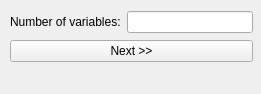
<?xml version="1.0" encoding="UTF-8"?>
<ui version="4.0">
 <class>MainWindow</class>
 <widget class="QMainWindow" name="MainWindow">
  <property name="geometry">
   <rect>
    <x>0</x>
    <y>0</y>
    <width>261</width>
    <height>94</height>
   </rect>
  </property>
  <property name="windowTitle">
   <string>MainWindow</string>
  </property>
  <widget class="QWidget" name="centralwidget">
   <widget class="QWidget" name="layoutWidget">
    <property name="geometry">
     <rect>
      <x>10</x>
      <y>10</y>
      <width>243</width>
      <height>53</height>
     </rect>
    </property>
    <layout class="QVBoxLayout" name="verticalLayout">
     <item>
      <layout class="QHBoxLayout" name="horizontalLayout">
       <item>
        <widget class="QLabel" name="label">
         <property name="text">
          <string>Number of variables:</string>
         </property>
        </widget>
       </item>
       <item>
        <widget class="QLineEdit" name="lineEdit"/>
       </item>
      </layout>
     </item>
     <item>
      <widget class="QPushButton" name="number_var_button">
       <property name="text">
        <string>Next &gt;&gt;</string>
       </property>
      </widget>
     </item>
    </layout>
   </widget>
  </widget>
  <widget class="QMenuBar" name="menubar">
   <property name="geometry">
    <rect>
     <x>0</x>
     <y>0</y>
     <width>261</width>
     <height>21</height>
    </rect>
   </property>
  </widget>
 </widget>
 <resources/>
 <connections>
  <connection>
   <sender>number_var_button</sender>
   <signal>clicked()</signal>
   <receiver>MainWindow</receiver>
   <slot>close()</slot>
   <hints>
    <hint type="sourcelabel">
     <x>109</x>
     <y>71</y>
    </hint>
    <hint type="destinationlabel">
     <x>150</x>
     <y>89</y>
    </hint>
   </hints>
  </connection>
 </connections>
</ui>
